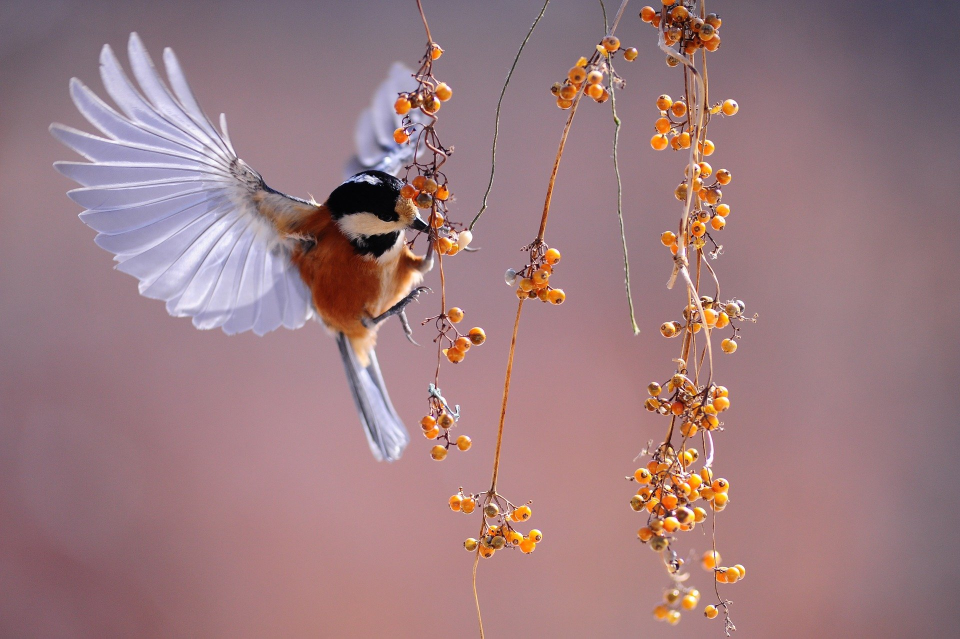
#> input picture bird.jpg, 1920 x 1277 px (shown at 1/2 size)
$ jupyter execute Untitled.ipynb
#> lines starting #> are read from the running program, lines starting #| are printed output that depends on the picture
[cell 1]
import cv2
import matplotlib.pyplot as plt
import numpy as np

[cell 2]
first = cv2.imread('bird.jpg')
#> first is the input picture: shape (1277, 1920, 3); mean B, G, R 128.3, 123.6, 156.5

[cell 3]
plt.title('original')
plt.imshow(first)

[cell 4]
crop_img = first[0:700,400:850]
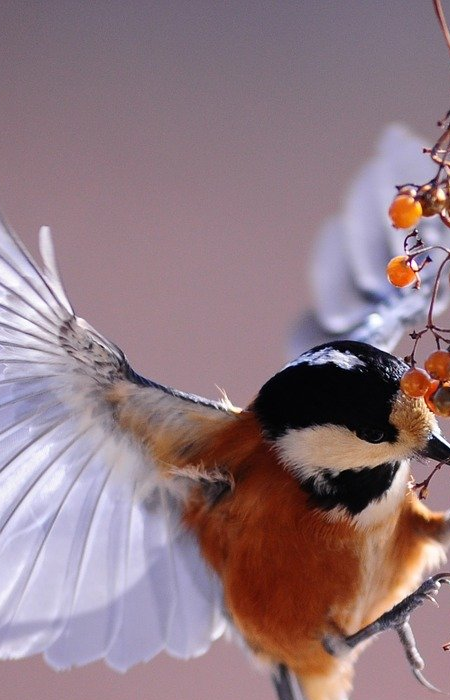
#> crop_img: shape (700, 450, 3); mean B, G, R 130.2, 121.8, 145.3

[cell 5]
plt.title('crop image')
plt.imshow(crop_img)

[cell 6]
second = cv2.imread('nature.jpg')
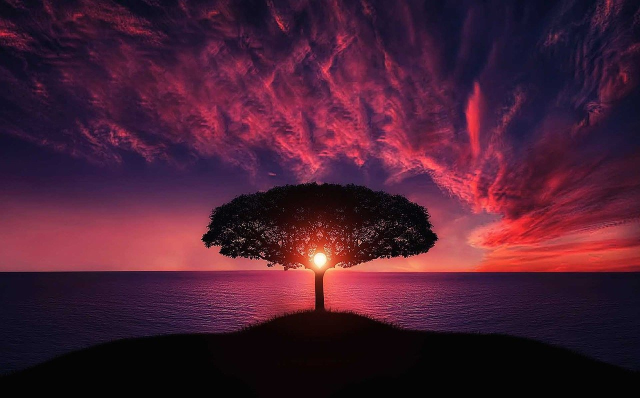
#> input picture nature.jpg, 1280 x 796 px (shown at 1/2 size)
#> second is the input picture: shape (796, 1280, 3); mean B, G, R 51.3, 30.5, 73.7

[cell 7]
plt.title('original_nature_image')
plt.imshow(second)

[cell 8]
crop_2=second[0:700,400:850]
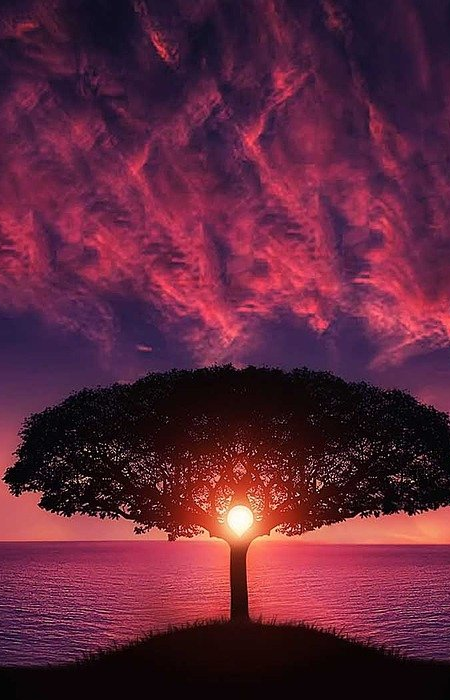
#> crop_2: shape (700, 450, 3); mean B, G, R 59.5, 37.6, 96

[cell 9]
plt.title('cropped_nature_image')
plt.imshow(crop_2)

[cell 10]
merge=np.hstack((crop_img,crop_2))
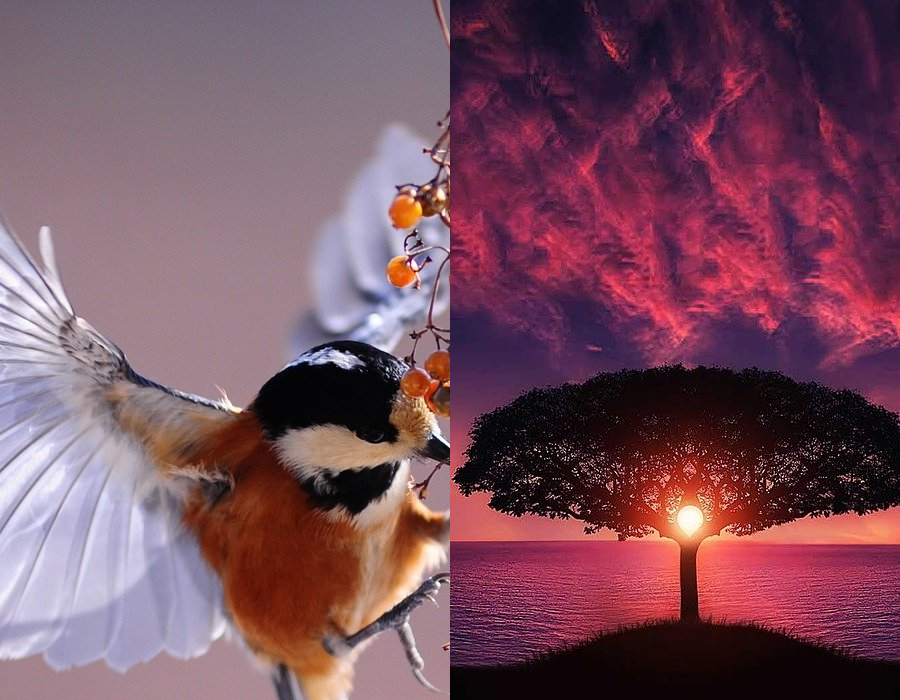
#> merge: shape (700, 900, 3); mean B, G, R 94.9, 79.7, 120.6
plt.title('_nature_image')
plt.imshow(merge)
